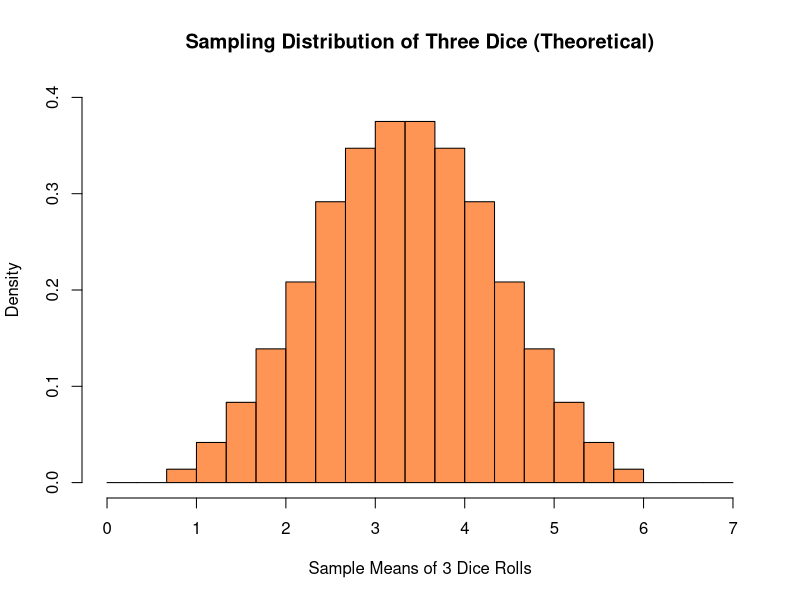
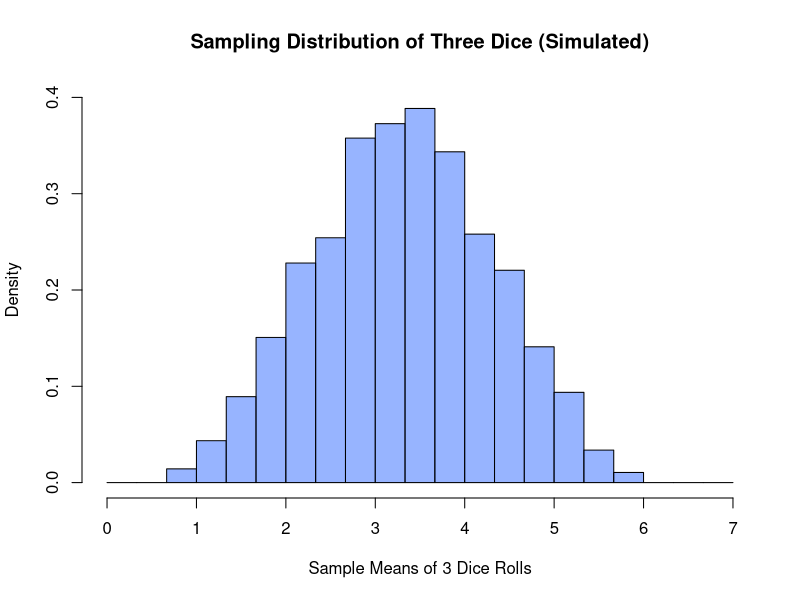
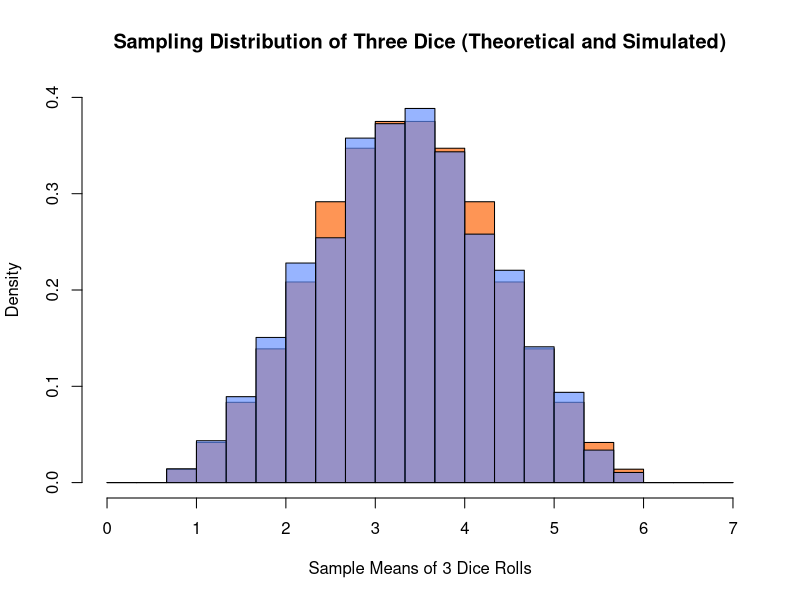

These figures' R source, in order:

###############
# Example 7.1 #
###############

# Table approach

tab <- expand.grid(1:6, 1:6, 1:6)
table(rowSums(tab)/3)
hist(rowSums(tab)/3, breaks = seq(from = 0, to = 7, by = 1/3), 
     ylim = c(0, .4), freq = FALSE,
     main = "Sampling Distribution of Three Dice (Theoretical)",
     xlab = "Sample Means of 3 Dice Rolls",
     col = "#FE6100AA")
mean(rowSums(tab)/3)
sd(rowSums(tab)/3)

# Simulation approach

set.seed(71)
NUM_DICE <- 3
NUM_SIDES <- 6
NUM_SIM <- 4000

y_bars <- c()

for (i in 1:NUM_SIM){
  rolls <- c()
  for (j in 1:NUM_DICE){
    rolls[j] <- sample(x = 1:NUM_SIDES, size = 1)
  }
  y_bars[i] <- mean(rolls)
}
mean(y_bars)
sd(y_bars)

hist(y_bars, breaks = seq(from = 0, to = 7, by = 1/3), ylim = c(0, .4), 
     main = "Sampling Distribution of Three Dice (Simulated)",
     xlab = "Sample Means of 3 Dice Rolls",
     freq = FALSE, col = "#648FFFAA")
hist(rowSums(tab)/3, breaks = seq(from = 0, to = 7, by = 1/3),      
     main = "Sampling Distribution of Three Dice (Theoretical and Simulated)",
     xlab = "Sample Means of 3 Dice Rolls",
     ylim = c(0, .4), freq = FALSE, col = "#FE6100AA")
hist(y_bars, breaks = seq(from = 0, to = 7, by = 1/3), freq = FALSE, col = "#648FFFAA", add = TRUE)

###############
# Example 7.2 #
###############

# Directly from problem information (find right tail, double, complement)
1-2*pnorm(q = 0.3, mean = 0, sd = 1.0/sqrt(9), lower.tail = FALSE)

# Convert to standard normal
1-2*pnorm(q = -0.9)

###############
# Example 7.3 #
###############

# Approach 1
qnorm(p = 0.025, mean = 0, sd = 1.0, lower.tail = FALSE)
ceiling((qnorm(p=0.025)/0.3)^2)

# Approach 2
achieved_left_tail_prob <- 0.50
n <- 0
mu = 0
sigma = 1.0
while(achieved_left_tail_prob >= 0.025){
  n <- n + 1
  achieved_left_tail_prob <- pnorm(q = -0.3, mean = mu, sd = sigma/sqrt(n), lower.tail = TRUE)
}
print(n)

###############
# Example 7.4 #
###############

qchisq(p = 0.95, df = 6)

###############
# Example 7.5 #
###############

# Approach 1
qchisq(p = 0.05, df = (10-1), lower.tail = TRUE)
qchisq(p = 0.05, df = (10-1), lower.tail = FALSE)

qchisq(p = 0.05, df = (10-1), lower.tail = TRUE)/9
qchisq(p = 0.05, df = (10-1), lower.tail = FALSE)/9

# Approach 2
lefts <- seq(from = 0.01, to = 0.09, by = 0.01)
for (p_left in lefts){
  cat("\n-----")
  cat(paste("\nb1 = ", round(qchisq(p = p_left, df = (10-1), lower.tail = TRUE)/9, 4), sep = ""))
  cat(paste("\nb2 = ", round(qchisq(p = 1-p_left, df = (10-1), lower.tail = TRUE)/9, 4), sep = ""))
}

###############
# Example 7.6 #
###############
pt(q = -2, df = (6-1))
1-2*pt(q = -2, df = (6-1))

###############
# Example 7.7 #
###############
qf(p = 0.95, df1 = (6-1), df2 = (10-1), lower.tail = TRUE)
